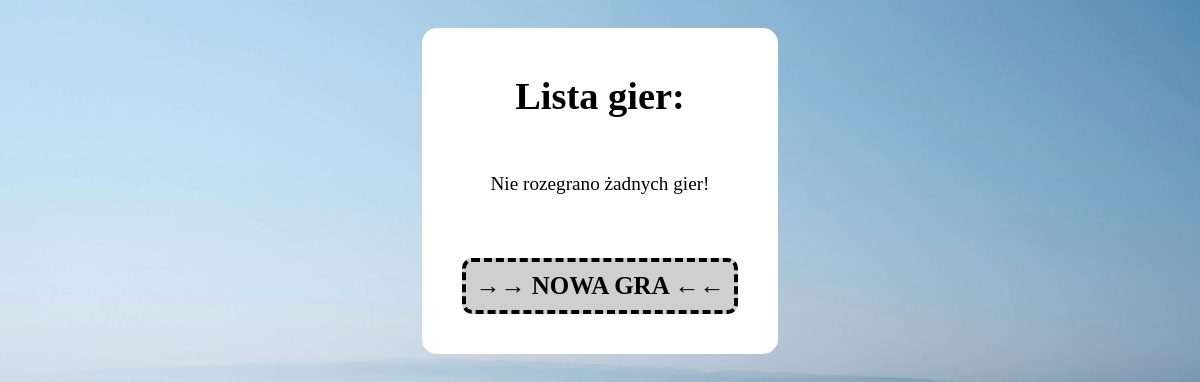
Page /gra/ on the earlier database version.
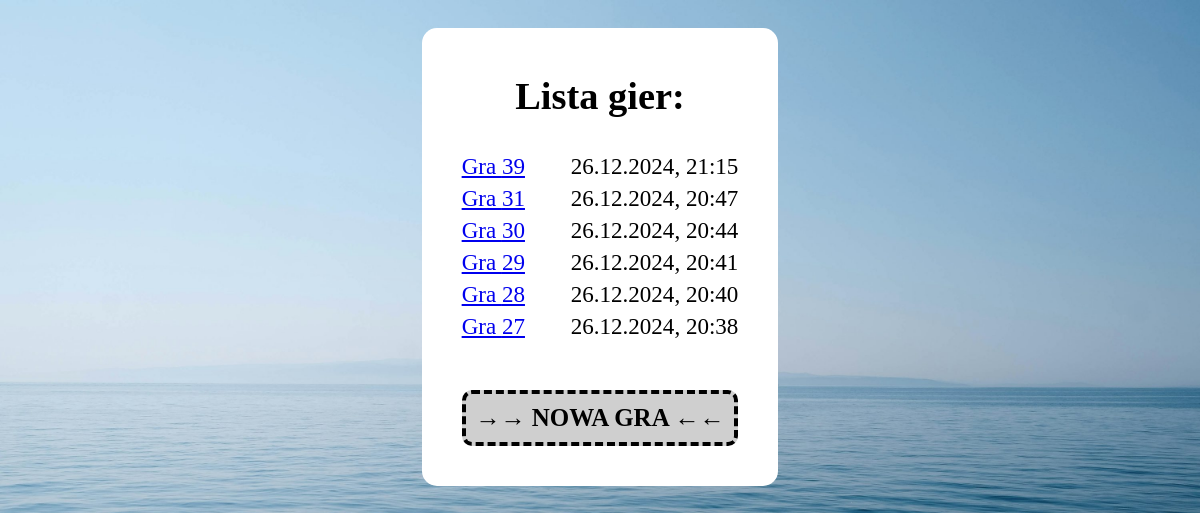
Same page on the later database version.
### gra/models.py (models this page shows, shortened)
class Gra(models.Model):
    ilosc_planszy = models.IntegerField(default = 0)
    data_rozpoczecia = models.DateTimeField(default = now)
    kolej_gracza = models.IntegerField(default = 0)

### gra/views.py (the view)
# urls.py: path('', views.lista, name="lista"),
def lista(request):
    gry = Gra.objects.all().order_by('-id')[:10]    #10 ostatnich gier
    context = {
        'gry': gry
    }
    return render(request, "gra/lista.html", context)

### gra/templates/gra/lista.html (shortened to what this page needs)
{% extends "gra/base.html" %}
{% load tz %}
{% block tresc %}
<main>
    <div id="lista" class="zawartosc">
        <h1>Lista gier:</h1>
        <ul>
        {% for gra in gry %}
            <li>
                <a href="/gra/bitwa/{{ gra.id }}">Gra {{ gra.id }}</a>
                {{ gra.data_rozpoczecia|localtime|date:"d.m.Y, H:i" }}
            </li>
            {% empty %}
            <p>Nie rozegrano żadnych gier!</p>
        {% endfor %}
        </ul>
        <button onclick="location.href='/gra/nowa'" type="button">→→ NOWA GRA ←←</button>
    </div>
</main>
{% endblock %}

### gra/templates/gra/base.html (shortened to what this page needs)
{% load static %}
<!DOCTYPE html>
<html lang="pl">
<head>
    <link rel="stylesheet" href="{% static 'gra/styl.css' %}">
</head>
<body>
    {% block tresc %}{% endblock %}
</body>
</html>

### gra/static/gra/styl.css (style rules this page uses)
body { padding: 10px; background-image: url("background.jpg"); background-size: cover; background-attachment: fixed; background-position-y: bottom; }
.zawartosc { padding: 15px; background-color: white; border-radius: 15px; text-align: center; width: fit-content; }
main { margin-top: 10px; display: flex; justify-content: center; align-items: center; gap: 5%; }
button { margin-top: 15px; background-color: rgb(207, 207, 207); padding: 10px; border: dashed 4px black; border-radius: 10px; font-size: 1.3em; font-weight: bold; font-family: "Comic Sans MS"; user-select: none; transition: 0.2s; }
ul { padding: 0; padding-top: 10px; padding-bottom: 10px; }
li { font-size: 1.2em; list-style-type: none; padding-bottom: 5px; }
li a { padding-right: 40px; }
#lista { font-size: 1.2em; padding: 40px; padding-top: 20px; }

Differences in the rows shown:
added Gra: id "39", data_rozpoczecia "26.12.2024, 21:15"
added Gra: id "31", data_rozpoczecia "26.12.2024, 20:47"
added Gra: id "30", data_rozpoczecia "26.12.2024, 20:44"
added Gra: id "29", data_rozpoczecia "26.12.2024, 20:41"
added Gra: id "28", data_rozpoczecia "26.12.2024, 20:40"
added Gra: id "27", data_rozpoczecia "26.12.2024, 20:38"
Other differences:
text no longer shown: "Nie rozegrano żadnych gier!"
